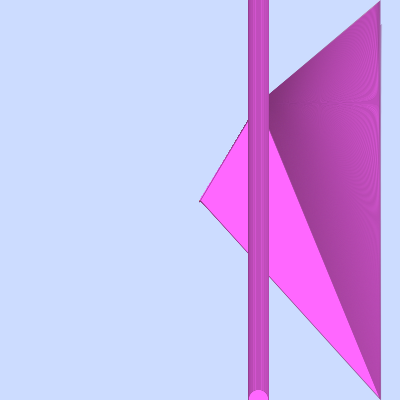
Frame 1 (no input)
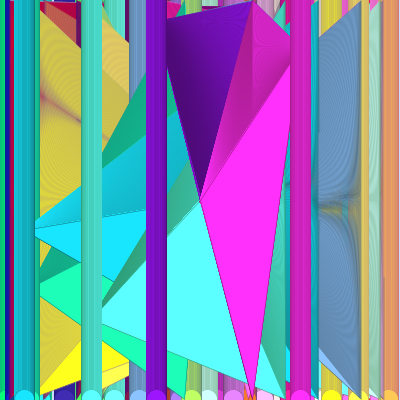
Frame 60 (the mouse pressed at the canvas centre just before this capture)
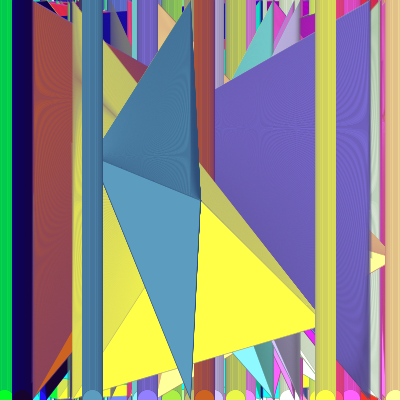
Frame 120 (the mouse held since frame 60 and released just before this capture)

The Processing sketch that drew these frames (run headless with seeded random() and noise(); from frame 60 on, the mouse is pressed at the canvas centre):

// Processing sketch: processing_133103
// ── processing_133103.pde

void setup(){
  size(400,400);
  noStroke();
  smooth();
  background(204,220,255);
}

void draw(){
  float x=random(400);
  float y=random(400);
  float z=random(400);
  stroke(x/2,y/2,120);
  strokeWeight(.5);
  for (int i=0; i<width; i+=1)
  {
    triangle(200,200,x,y,z,i);
    fill(x,y,z);
  } 
  for(int j=0;j<width;j+=1)
  {
    ellipse(x,j,20,20);
  }
}
